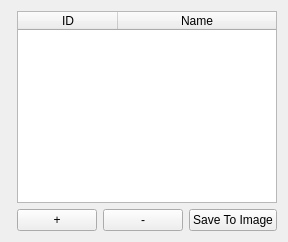
      <widget class="QWidget" name="tabMain_Aruco">
       <property name="sizePolicy">
        <sizepolicy hsizetype="Minimum" vsizetype="Minimum">
         <horstretch>0</horstretch>
         <verstretch>0</verstretch>
        </sizepolicy>
       </property>
       <attribute name="title">
        <string>Aruco Dictionary</string>
       </attribute>
       <layout class="QHBoxLayout" name="horizontalLayout_4">
        <item>
         <layout class="QHBoxLayout" name="horizontalLayout_ArucoMarker">
          <property name="sizeConstraint">
           <enum>QLayout::SetDefaultConstraint</enum>
          </property>
          <item>
           <widget class="QLabel" name="label_arucomarker">
            <property name="sizePolicy">
             <sizepolicy hsizetype="Ignored" vsizetype="Ignored">
              <horstretch>0</horstretch>
              <verstretch>0</verstretch>
             </sizepolicy>
            </property>
            <property name="maximumSize">
             <size>
              <width>16777215</width>
              <height>16777215</height>
             </size>
            </property>
            <property name="text">
             <string/>
            </property>
            <property name="scaledContents">
             <bool>true</bool>
            </property>
           </widget>
          </item>
          <item>
           <layout class="QVBoxLayout" name="verticalLayout_arucoList">
            <property name="spacing">
             <number>6</number>
            </property>
            <property name="sizeConstraint">
             <enum>QLayout::SetDefaultConstraint</enum>
            </property>
            <item>
             <widget class="QTableWidget" name="tableWidget_Aruco">
              <property name="sizePolicy">
               <sizepolicy hsizetype="Minimum" vsizetype="MinimumExpanding">
                <horstretch>0</horstretch>
                <verstretch>0</verstretch>
               </sizepolicy>
              </property>
              <property name="alternatingRowColors">
               <bool>true</bool>
              </property>
              <property name="selectionMode">
               <enum>QAbstractItemView::ExtendedSelection</enum>
              </property>
              <property name="selectionBehavior">
               <enum>QAbstractItemView::SelectRows</enum>
              </property>
              <attribute name="horizontalHeaderCascadingSectionResizes">
               <bool>false</bool>
              </attribute>
              <attribute name="horizontalHeaderDefaultSectionSize">
               <number>100</number>
              </attribute>
              <attribute name="horizontalHeaderMinimumSectionSize">
               <number>30</number>
              </attribute>
              <attribute name="horizontalHeaderShowSortIndicator" stdset="0">
               <bool>false</bool>
              </attribute>
              <attribute name="horizontalHeaderStretchLastSection">
               <bool>true</bool>
              </attribute>
              <attribute name="verticalHeaderVisible">
               <bool>false</bool>
              </attribute>
              <attribute name="verticalHeaderDefaultSectionSize">
               <number>30</number>
              </attribute>
              <column>
               <property name="text">
                <string>ID</string>
               </property>
              </column>
              <column>
               <property name="text">
                <string>Name</string>
               </property>
              </column>
             </widget>
            </item>
            <item>
             <layout class="QHBoxLayout" name="horizontalLayout_arucoButtons">
              <item>
               <widget class="QPushButton" name="pushButton_addAruco">
                <property name="sizePolicy">
                 <sizepolicy hsizetype="Maximum" vsizetype="Fixed">
                  <horstretch>1</horstretch>
                  <verstretch>0</verstretch>
                 </sizepolicy>
                </property>
                <property name="text">
                 <string>+</string>
                </property>
               </widget>
              </item>
              <item>
               <widget class="QPushButton" name="pushButton_deleteAruco">
                <property name="sizePolicy">
                 <sizepolicy hsizetype="Maximum" vsizetype="Fixed">
                  <horstretch>1</horstretch>
                  <verstretch>0</verstretch>
                 </sizepolicy>
                </property>
                <property name="text">
                 <string>-</string>
                </property>
               </widget>
              </item>
              <item>
               <widget class="QPushButton" name="pushButton_SaveToImage">
                <property name="sizePolicy">
                 <sizepolicy hsizetype="Preferred" vsizetype="Fixed">
                  <horstretch>2</horstretch>
                  <verstretch>0</verstretch>
                 </sizepolicy>
                </property>
                <property name="text">
                 <string>Save To Image</string>
                </property>
               </widget>
              </item>
             </layout>
            </item>
           </layout>
          </item>
         </layout>
        </item>
       </layout>
      </widget>
